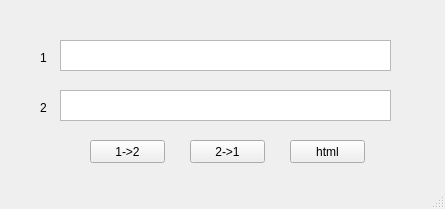
<?xml version="1.0" encoding="UTF-8"?>
<ui version="4.0">
 <class>MainWindow</class>
 <widget class="QMainWindow" name="MainWindow">
  <property name="geometry">
   <rect>
    <x>0</x>
    <y>0</y>
    <width>445</width>
    <height>209</height>
   </rect>
  </property>
  <property name="windowTitle">
   <string>MainWindow</string>
  </property>
  <widget class="QWidget" name="centralwidget">
   <widget class="QPlainTextEdit" name="plainTextEdit_2">
    <property name="geometry">
     <rect>
      <x>60</x>
      <y>90</y>
      <width>331</width>
      <height>31</height>
     </rect>
    </property>
   </widget>
   <widget class="QPlainTextEdit" name="plainTextEdit">
    <property name="geometry">
     <rect>
      <x>60</x>
      <y>40</y>
      <width>331</width>
      <height>31</height>
     </rect>
    </property>
   </widget>
   <widget class="QPushButton" name="pushButton">
    <property name="geometry">
     <rect>
      <x>90</x>
      <y>140</y>
      <width>75</width>
      <height>23</height>
     </rect>
    </property>
    <property name="text">
     <string>1-&gt;2</string>
    </property>
   </widget>
   <widget class="QPushButton" name="pushButton_2">
    <property name="geometry">
     <rect>
      <x>190</x>
      <y>140</y>
      <width>75</width>
      <height>23</height>
     </rect>
    </property>
    <property name="text">
     <string>2-&gt;1</string>
    </property>
   </widget>
   <widget class="QLabel" name="label">
    <property name="geometry">
     <rect>
      <x>40</x>
      <y>50</y>
      <width>21</width>
      <height>16</height>
     </rect>
    </property>
    <property name="text">
     <string>1</string>
    </property>
   </widget>
   <widget class="QLabel" name="label_2">
    <property name="geometry">
     <rect>
      <x>40</x>
      <y>100</y>
      <width>21</width>
      <height>16</height>
     </rect>
    </property>
    <property name="text">
     <string>2</string>
    </property>
   </widget>
   <widget class="QPushButton" name="pushButton_3">
    <property name="geometry">
     <rect>
      <x>290</x>
      <y>140</y>
      <width>75</width>
      <height>23</height>
     </rect>
    </property>
    <property name="text">
     <string>html</string>
    </property>
   </widget>
  </widget>
  <widget class="QMenuBar" name="menubar">
   <property name="geometry">
    <rect>
     <x>0</x>
     <y>0</y>
     <width>445</width>
     <height>21</height>
    </rect>
   </property>
  </widget>
  <widget class="QStatusBar" name="statusbar"/>
 </widget>
 <resources/>
 <connections/>
</ui>
